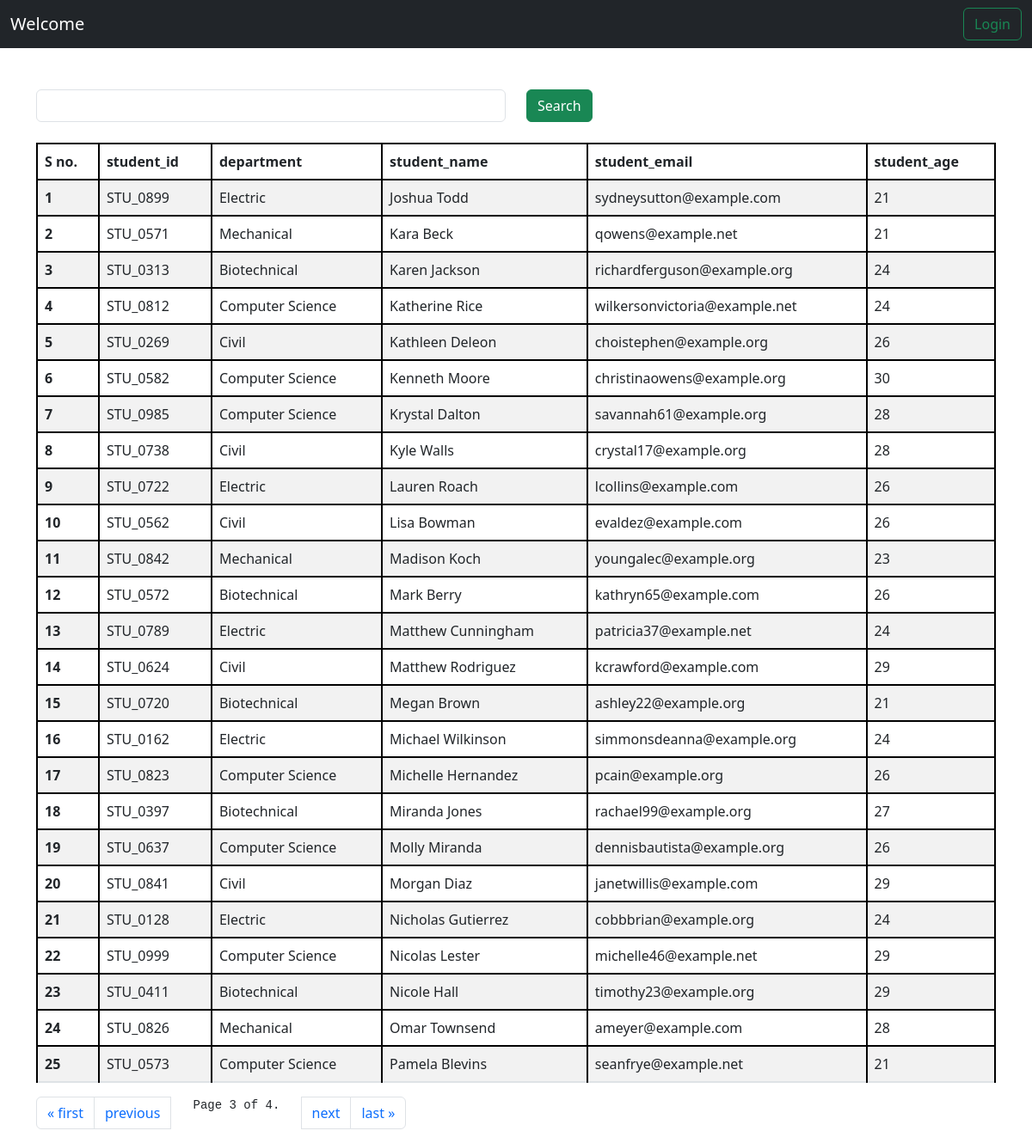
Screenshot of /students/?page=3 with the database file from the repository.
### vege/models.py (models this page shows, shortened)
class Student(Model):
    department = ForeignKey(Department,related_name='depart',on_delete=CASCADE)
    student_id = OneToOneField(StudentID,related_name='studentid',on_delete=CASCADE)
    student_name =CharField(max_length=100)
    student_email =EmailField(unique=True)
    student_age =IntegerField(default=18)
    student_address =TextField()
    def __str__(self) -> str:
        return self.student_name
    class Meta:
        ordering = ['student_name']
        verbose_name = 'student'

class StudentID(Model):
    student_id = CharField(max_length=100)
    def __str__(self):
        return self.student_id

class Department(Model):
    department = CharField(max_length=100)
    class Meta:
        ordering = ['department']

### vege/views.py (the view, shortened to what this page needs)
# urls.py: path('students/',get_students,name='get_students')
def get_students(request):
     queryset = Student.objects.all()
     paginator = Paginator(queryset, 25)  # Show 25 contacts per page.
     page_number = request.GET.get("page",1)
     page_obj = paginator.get_page(page_number)
     print(page_obj.object_list)
     return render(request,'report//students.html',{'queryset':page_obj})

### vege/templates/report/students.html (shortened to what this page needs)
{% extends 'base.html' %}
{%block start%}
<div class="container mt-5">
<form class="mb-4 ">
    <div class="row">
        <div class="col-md-6">
            <input class="form-control" name="search" placerholder='search'>
        </div>
        <div class='col-md-6'>
            <button class="btn btn-success">Search</button>
        </div>
    </div>
</form>
    <table class="table table-striped">
        <thead>
          <tr>
            <th scope="col">S no.</th>
            <th scope="col">student_id</th>
            <th scope="col">department</th>
            <th scope="col">student_name</th>
            <th scope="col">student_email</th>
            <th scope="col">student_age</th>
          </tr>
        </thead>
        <tbody>
            {% for student in queryset %}
          <tr>
            <th scope="row">{{forloop.counter}}</th>
            <td>{{student.student_id}}</td>
            <td>{{student.department.department}}</td>
            <td>{{student.student_name}}</td>
            <td>{{student.student_email}}</td>
            <td>{{student.student_age}}</td>
          </tr>
          {% endfor %}
        </tbody>
    </table>
          <nav aria-label="Page navigation example">
            <ul class="pagination">
                {% if queryset.has_previous %}
                <li class="page-item"><a class="page-link" href="?page=1">&laquo; first</a></li>
                <li class="page-item"><a class="page-link" href="?page={{ queryset.previous_page_number }}">previous</a></li>
                {% endif %}
                <span class="current">
                    <pre>   Page {{ queryset.number }} of {{ queryset.paginator.num_pages }}.   </pre>
                </span>
                {% if queryset.has_next %}
                <li class="page-item"><a class="page-link" href="?page={{ queryset.next_page_number }}">next</a></l>
                <li class="page-item"><a class="page-link" href="?page={{ queryset.paginator.num_pages }}">last &raquo;</a></l>
                {% endif %}
        </ul>
    </nav>
</div>
{% endblock %}

### home/templates/base.html (style rules this page uses)
table, th, td { border: 2px solid black; }

### rows the page displays
Student: student_id "STU_0899", department.department "Electric", student_name "Joshua Todd", student_email "sydneysutton@example.com", student_age "21"
Student: student_id "STU_0571", department.department "Mechanical", student_name "Kara Beck", student_email "qowens@example.net", student_age "21"
Student: student_id "STU_0313", department.department "Biotechnical", student_name "Karen Jackson", student_email "richardferguson@example.org", student_age "24"
Student: student_id "STU_0812", department.department "Computer Science", student_name "Katherine Rice", student_email "wilkersonvictoria@example.net", student_age "24"
Student: student_id "STU_0269", department.department "Civil", student_name "Kathleen Deleon", student_email "choistephen@example.org", student_age "26"
Student: student_id "STU_0582", department.department "Computer Science", student_name "Kenneth Moore", student_email "christinaowens@example.org", student_age "30"
Student: student_id "STU_0985", department.department "Computer Science", student_name "Krystal Dalton", student_email "savannah61@example.org", student_age "28"
Student: student_id "STU_0738", department.department "Civil", student_name "Kyle Walls", student_email "crystal17@example.org", student_age "28"
Student: student_id "STU_0722", department.department "Electric", student_name "Lauren Roach", student_email "lcollins@example.com", student_age "26"
Student: student_id "STU_0562", department.department "Civil", student_name "Lisa Bowman", student_email "evaldez@example.com", student_age "26"
Student: student_id "STU_0842", department.department "Mechanical", student_name "Madison Koch", student_email "youngalec@example.org", student_age "23"
Student: student_id "STU_0572", department.department "Biotechnical", student_name "Mark Berry", student_email "kathryn65@example.com", student_age "26"
Student: student_id "STU_0789", department.department "Electric", student_name "Matthew Cunningham", student_email "patricia37@example.net", student_age "24"
Student: student_id "STU_0624", department.department "Civil", student_name "Matthew Rodriguez", student_email "kcrawford@example.com", student_age "29"
Student: student_id "STU_0720", department.department "Biotechnical", student_name "Megan Brown", student_email "ashley22@example.org", student_age "21"
Student: student_id "STU_0162", department.department "Electric", student_name "Michael Wilkinson", student_email "simmonsdeanna@example.org", student_age "24"
Student: student_id "STU_0823", department.department "Computer Science", student_name "Michelle Hernandez", student_email "pcain@example.org", student_age "26"
Student: student_id "STU_0397", department.department "Biotechnical", student_name "Miranda Jones", student_email "rachael99@example.org", student_age "27"
Student: student_id "STU_0637", department.department "Computer Science", student_name "Molly Miranda", student_email "dennisbautista@example.org", student_age "26"
Student: student_id "STU_0841", department.department "Civil", student_name "Morgan Diaz", student_email "janetwillis@example.com", student_age "29"
Student: student_id "STU_0128", department.department "Electric", student_name "Nicholas Gutierrez", student_email "cobbbrian@example.org", student_age "24"
Student: student_id "STU_0999", department.department "Computer Science", student_name "Nicolas Lester", student_email "michelle46@example.net", student_age "29"
Student: student_id "STU_0411", department.department "Biotechnical", student_name "Nicole Hall", student_email "timothy23@example.org", student_age "29"
Student: student_id "STU_0826", department.department "Mechanical", student_name "Omar Townsend", student_email "ameyer@example.com", student_age "28"
Student: student_id "STU_0573", department.department "Computer Science", student_name "Pamela Blevins", student_email "seanfrye@example.net", student_age "21"

### other values shown
{{ queryset.number }} "3"
{{ queryset.paginator.num_pages }} "4"
